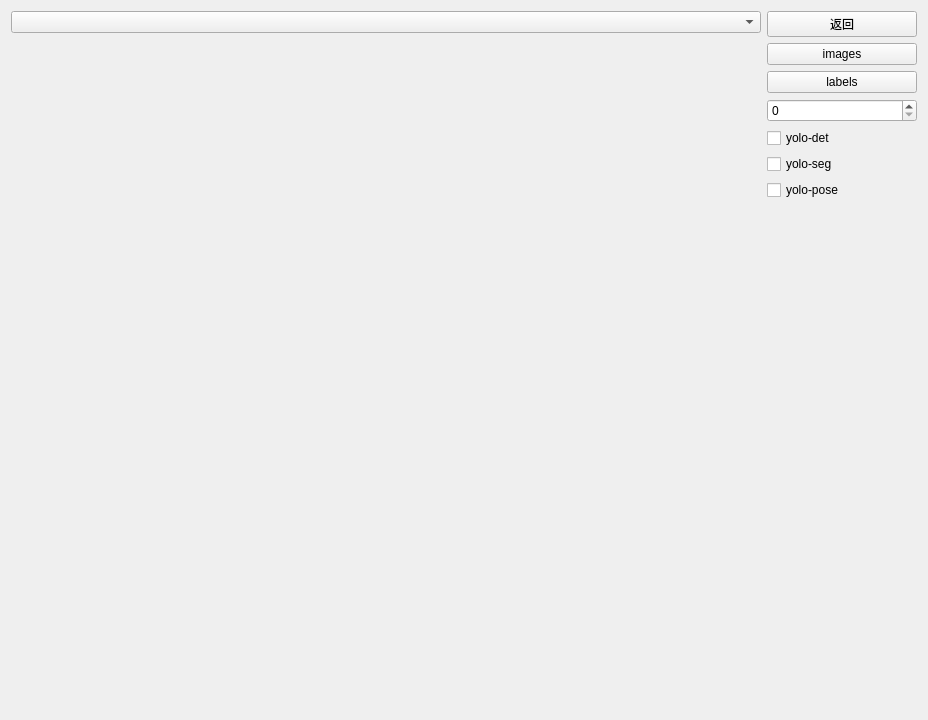
<?xml version="1.0" encoding="UTF-8"?>
<ui version="4.0">
 <class>yololabeltool</class>
 <widget class="QWidget" name="yololabeltool">
  <property name="geometry">
   <rect>
    <x>0</x>
    <y>0</y>
    <width>928</width>
    <height>720</height>
   </rect>
  </property>
  <property name="windowTitle">
   <string>Form</string>
  </property>
  <layout class="QGridLayout" name="gridLayout">
   <item row="0" column="0">
    <layout class="QHBoxLayout" name="horizontalLayout" stretch="5,1">
     <item>
      <layout class="QVBoxLayout" name="verticalLayout_2">
       <item>
        <widget class="QComboBox" name="imglist"/>
       </item>
       <item>
        <widget class="QLabel" name="imglabel">
         <property name="text">
          <string/>
         </property>
        </widget>
       </item>
      </layout>
     </item>
     <item>
      <layout class="QVBoxLayout" name="verticalLayout">
       <item>
        <widget class="QPushButton" name="comback">
         <property name="text">
          <string>返回</string>
         </property>
        </widget>
       </item>
       <item>
        <widget class="QPushButton" name="imagebtn">
         <property name="text">
          <string>images</string>
         </property>
        </widget>
       </item>
       <item>
        <widget class="QPushButton" name="labelbtn">
         <property name="text">
          <string>labels</string>
         </property>
        </widget>
       </item>
       <item>
        <widget class="QSpinBox" name="spinBox"/>
       </item>
       <item>
        <widget class="QCheckBox" name="checkBox_1">
         <property name="text">
          <string>yolo-det</string>
         </property>
        </widget>
       </item>
       <item>
        <widget class="QCheckBox" name="checkBox_2">
         <property name="text">
          <string>yolo-seg</string>
         </property>
        </widget>
       </item>
       <item>
        <widget class="QCheckBox" name="checkBox_3">
         <property name="text">
          <string>yolo-pose</string>
         </property>
        </widget>
       </item>
       <item>
        <spacer name="verticalSpacer">
         <property name="orientation">
          <enum>Qt::Vertical</enum>
         </property>
         <property name="sizeHint" stdset="0">
          <size>
           <width>20</width>
           <height>40</height>
          </size>
         </property>
        </spacer>
       </item>
      </layout>
     </item>
    </layout>
   </item>
  </layout>
 </widget>
 <resources/>
 <connections/>
</ui>
